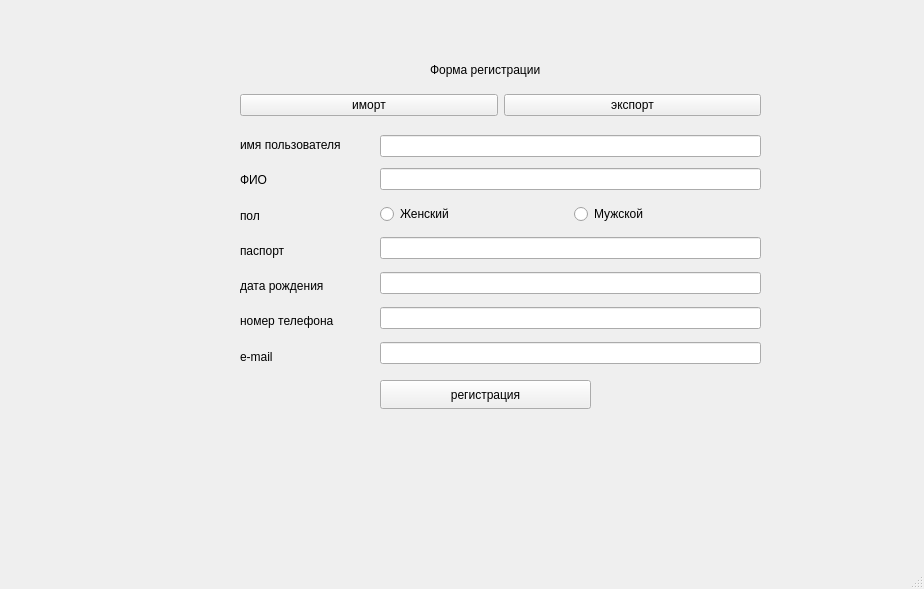
<?xml version="1.0" encoding="UTF-8"?>
<ui version="4.0">
 <class>MainWindow</class>
 <widget class="QMainWindow" name="MainWindow">
  <property name="geometry">
   <rect>
    <x>0</x>
    <y>0</y>
    <width>924</width>
    <height>589</height>
   </rect>
  </property>
  <property name="windowTitle">
   <string>MainWindow</string>
  </property>
  <property name="autoFillBackground">
   <bool>true</bool>
  </property>
  <widget class="QWidget" name="centralwidget">
   <widget class="QLabel" name="label">
    <property name="geometry">
     <rect>
      <x>430</x>
      <y>60</y>
      <width>141</width>
      <height>20</height>
     </rect>
    </property>
    <property name="text">
     <string>Форма регистрации</string>
    </property>
   </widget>
   <widget class="QPushButton" name="pushButton_registration">
    <property name="geometry">
     <rect>
      <x>380</x>
      <y>380</y>
      <width>211</width>
      <height>29</height>
     </rect>
    </property>
    <property name="text">
     <string>регистрация</string>
    </property>
   </widget>
   <widget class="QWidget" name="layoutWidget">
    <property name="geometry">
     <rect>
      <x>240</x>
      <y>130</y>
      <width>130</width>
      <height>241</height>
     </rect>
    </property>
    <layout class="QVBoxLayout" name="verticalLayout">
     <item>
      <widget class="QLabel" name="label_name_text">
       <property name="text">
        <string>имя пользователя</string>
       </property>
      </widget>
     </item>
     <item>
      <widget class="QLabel" name="label_FIO_text">
       <property name="text">
        <string>ФИО</string>
       </property>
      </widget>
     </item>
     <item>
      <widget class="QLabel" name="label_gender_text">
       <property name="text">
        <string>пол</string>
       </property>
      </widget>
     </item>
     <item>
      <widget class="QLabel" name="label_passport_text">
       <property name="text">
        <string>паспорт</string>
       </property>
      </widget>
     </item>
     <item>
      <widget class="QLabel" name="label_dateofbirth_text">
       <property name="text">
        <string>дата рождения</string>
       </property>
      </widget>
     </item>
     <item>
      <widget class="QLabel" name="label_phonenumber_text">
       <property name="text">
        <string>номер телефона</string>
       </property>
      </widget>
     </item>
     <item>
      <widget class="QLabel" name="label_e_mail_text">
       <property name="text">
        <string>e-mail</string>
       </property>
      </widget>
     </item>
    </layout>
   </widget>
   <widget class="QWidget" name="">
    <property name="geometry">
     <rect>
      <x>380</x>
      <y>230</y>
      <width>381</width>
      <height>141</height>
     </rect>
    </property>
    <layout class="QVBoxLayout" name="verticalLayout_2">
     <item>
      <widget class="QLineEdit" name="lineEdit_passport_value"/>
     </item>
     <item>
      <widget class="QLineEdit" name="lineEdit_dateofbirth_value"/>
     </item>
     <item>
      <widget class="QLineEdit" name="lineEdit_phonenumber_value"/>
     </item>
     <item>
      <widget class="QLineEdit" name="lineEdit_e_mail_value"/>
     </item>
    </layout>
   </widget>
   <widget class="QWidget" name="">
    <property name="geometry">
     <rect>
      <x>380</x>
      <y>130</y>
      <width>381</width>
      <height>65</height>
     </rect>
    </property>
    <layout class="QVBoxLayout" name="verticalLayout_3">
     <item>
      <widget class="QLineEdit" name="lineEdit_name_value"/>
     </item>
     <item>
      <widget class="QLineEdit" name="lineEdit_FIO_value"/>
     </item>
    </layout>
   </widget>
   <widget class="QWidget" name="">
    <property name="geometry">
     <rect>
      <x>380</x>
      <y>200</y>
      <width>381</width>
      <height>28</height>
     </rect>
    </property>
    <layout class="QHBoxLayout" name="horizontalLayout">
     <item>
      <widget class="QRadioButton" name="radioButton_female">
       <property name="text">
        <string>Женский</string>
       </property>
      </widget>
     </item>
     <item>
      <widget class="QRadioButton" name="radioButton_male">
       <property name="text">
        <string>Мужской</string>
       </property>
      </widget>
     </item>
    </layout>
   </widget>
   <widget class="QWidget" name="">
    <property name="geometry">
     <rect>
      <x>240</x>
      <y>90</y>
      <width>521</width>
      <height>31</height>
     </rect>
    </property>
    <layout class="QHBoxLayout" name="horizontalLayout_2">
     <item>
      <widget class="QPushButton" name="pushButton_import">
       <property name="text">
        <string>иморт</string>
       </property>
      </widget>
     </item>
     <item>
      <widget class="QPushButton" name="pushButton_export">
       <property name="text">
        <string>экспорт</string>
       </property>
      </widget>
     </item>
    </layout>
   </widget>
  </widget>
  <widget class="QMenuBar" name="menubar">
   <property name="geometry">
    <rect>
     <x>0</x>
     <y>0</y>
     <width>924</width>
     <height>25</height>
    </rect>
   </property>
  </widget>
  <widget class="QStatusBar" name="statusbar"/>
 </widget>
 <resources/>
 <connections/>
</ui>
